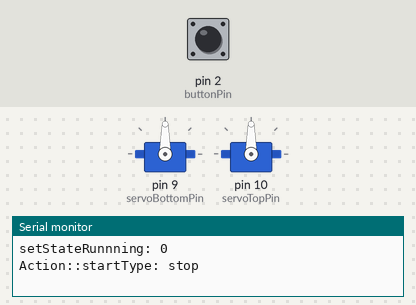
A sketch run on a simulated Arduino Uno, built with avr-gcc and run on an emulated ATmega328P. Shown: 2 × servo, the last lines printed to the serial monitor. The test bench sets the inputs (shaded band); at power-on: pin 2 (buttonPin) LOW. Random numbers use the default seed unless the sketch sets one.

Above: at 1.2 s.
1.3 s: pin 2 (buttonPin) pulled HIGH for 0.15 s
At 5.2 s:
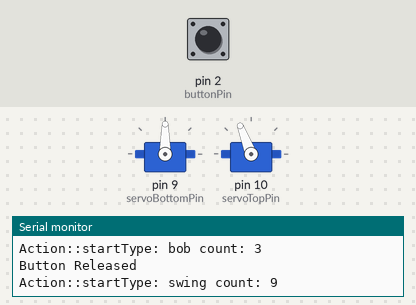
At 13.3 s:
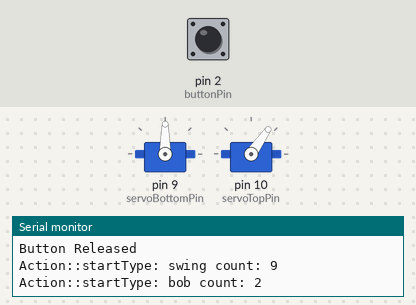
Timing chart, 0 to 23.9 s (numbered marks = the images above; inputs shaded):
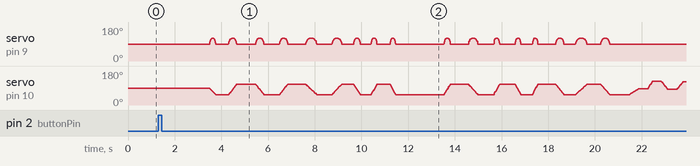

The sketch:

cat_toy.ino
```cpp
#include "servomanager.h"
#include "random.h"
#include "action.h"

enum StateRunning
{
  stopped,
  running,
};

const int buttonPin = 2;
const int servoBottomPin = 9;
const int servoTopPin = 10;

// 0-180 for servo (exclusive)
const int bottomServoMinAngle = 90;
const int bottomServoMaxAngle = 120;
const int topServoMinAngle = 55;
const int topServoMaxAngle = 180 - topServoMinAngle;

// Shutdown timer
const float shutdownTimerMaxS = 30 * 60; // 30 minutes
const float buttonPressShutdownTimerS = 5;

StateRunning stateRunning;
ServoManager servoBottom;
ServoManager servoTop;
Action action;
bool buttonPressed;
bool buttonPressStartedWhileRunning;
float buttonPressTimer;
int lastTime;
float shutdownTimer;

void setup()
{
  Serial.begin(9600);
  pinMode(buttonPin, INPUT);
  randomSeed(analogRead(0));
  servoBottom.init(servoBottomPin, bottomServoMinAngle, bottomServoMaxAngle);
  servoTop.init(servoTopPin, topServoMinAngle, topServoMaxAngle);
  action.init(&servoBottom, &servoTop);
  setStateRunning(StateRunning::stopped);
}

void loop()
{
  int currentTime = millis();
  int change = currentTime - lastTime;
  lastTime = currentTime;

  if (change > 0)
  {
    float dt = (float)change / 1000.0;
    update(dt);
  }
}

void update(float dt)
{
  // Test input
  testButtonInput(dt);

  switch (stateRunning)
  {
  case StateRunning::running:
    shutdownTimer -= dt;
    if (shutdownTimer < 0)
    {
      setStateRunning(StateRunning::stopped);
    }
    action.update(dt);
    break;
  }

  servoBottom.update(dt);
  servoTop.update(dt);
}

void setStateRunning(StateRunning newState)
{
  Serial.print("setStateRunnning: ");
  Serial.println(newState);

  stateRunning = newState;
  switch (stateRunning)
  {
  case StateRunning::stopped:
    action.stop();
    break;
  case StateRunning::running:
    shutdownTimer = shutdownTimerMaxS;
    action.start();
    break;
  }
}

void testButtonInput(float dt)
{
  bool lastButton = buttonPressed;
  buttonPressed = digitalRead(buttonPin);
  bool buttonFresh = buttonPressed && !lastButton;
  bool buttonReleased = !buttonPressed && lastButton;

  if (buttonFresh)
  {
    Serial.println("Button Pressed");
  }

  if (buttonReleased)
  {
    Serial.println("Button Released");
    // Clear this flag
    buttonPressStartedWhileRunning = false;
    buttonPressTimer = 0;
  }

  if (buttonPressed)
  {
    buttonPressTimer += dt;
  }

  switch (stateRunning)
  {
  case StateRunning::stopped:
    if (buttonFresh)
    {
      setStateRunning(StateRunning::running);
    }
    break;
  case StateRunning::running:
    if (buttonFresh)
    {
      buttonPressStartedWhileRunning = true;
    }
    if (buttonPressed &&
        buttonPressStartedWhileRunning &&
        buttonPressTimer >= buttonPressShutdownTimerS)
    {
      Serial.println("Shutdown button held for long period.");
      setStateRunning(StateRunning::stopped);
    }
    break;
  }
}
```

action.cpp
```cpp
#include <Arduino.h>
#include "action.h"
#include "random.h"

// Action constants

// Uncomment this to build with more detailed logging
// #define LOG

// Uncomment this to test a specific action type repeatedly
// #define OVERRIDE

#ifdef OVERRIDE
// Debug test a specific mode
const ActionType overrideType = ActionType::wiggle;
#endif

// Pause
const float pauseDelayMinS = 1;
const float pauseDelayMaxS = 7;

// Bob
const int bobCountMin = 2;
const int bobCountMax = 5;
const float bobRateMinS = 0.3;
const float bobRateMaxS = 0.5;
const float bobDelayMinS = 0.2;
const float bobDelayMaxS = 0.4;

// Swing
const int swingCountMin = 3;
const int swingCountMax = 17;
const float swingRateMinS = 0.2;
const float swingRateMaxS = 0.5;
const float swingDelayMinS = 0.45;
const float swingDelayMaxS = 0.85;

// Swish
const int swishCountMin = 3;
const int swishCountMax = 17;
const float swishRangeMin = 0.4;
const float swishRangeMax = 0.8;
const float swishRateMinS = 0.15;
const float swishRateMaxS = 0.5;
const float swishDelayMinS = 0.1;
const float swishDelayMaxS = 0.4;

// Wiggle
const int wiggleCountMin = 6;
const int wiggleCountMax = 29;
const float wiggleSwingRangeMin = 0.05;
const float wiggleSwingRangeMax = 0.2;
const float wiggleSwingRate = 0.1;

void Action::init(ServoManager *bottom, ServoManager *top)
{
  servoBottom = bottom;
  servoTop = top;
}

void Action::update(float dt)
{
  timer -= dt;
  switch (actionType)
  {
  case ActionType::pause:
    break;
  case ActionType::bob:
    bobServos();
    break;
  case ActionType::swing:
    swingServos();
    break;
  case ActionType::swish:
    swishServos();
    break;
  case ActionType::wiggle:
    wiggleServos();
    break;
  }

  // Finished this action
  if (timer <= 0 && count <= 0)
  {
    pickNewType();
  }
}

void Action::start()
{
  pickNewType();
}

void Action::stop()
{
  setType(ActionType::stop);
}

void Action::fillRandom(ActionType type, int count)
{
  int max = randomActionLength + count;
  for (int i = randomActionLength; i < max; i++)
  {
    randomActionArray[i] = type;
  }
  randomActionLength = max;
}

void Action::pickNewType()
{
#ifdef OVERRIDE
  // Debug override testing
  if (actionType == overrideType)
  {
    setType(ActionType::pause);
  }
  else
  {
    setType(overrideType);
  }
#else
  // Normal random picking
  ActionType newActionType = randomType();
  setType(newActionType);
#endif
}

void Action::setType(ActionType type)
{
  Serial.print("Action::startType: ");
  actionType = type;

  switch (actionType)
  {
  case ActionType::pause:
    count = -1;
    timer = Random::randomFloatRange(pauseDelayMinS, pauseDelayMaxS);
    Serial.print("pause time: ");
    Serial.println(timer);
    break;
  case ActionType::bob:
    count = Random::randomInt(bobCountMin, bobCountMax);
    timer = -1;
    Serial.print("bob count: ");
    Serial.println(count);
    break;
  case ActionType::swing:
    count = Random::randomInt(swingCountMin, swingCountMax);
    timer = -1;
    Serial.print("swing count: ");
    Serial.println(count);
    break;
  case ActionType::swish:
    count = Random::randomInt(swishCountMin, swishCountMax);
    timer = -1;
    Serial.print("swish count: ");
    Serial.println(count);
    break;
  case ActionType::wiggle:
    count = Random::randomInt(wiggleCountMin, wiggleCountMax);
    timer = -1;
    Serial.print("wiggle count: ");
    Serial.println(count);
  case ActionType::stop:
    Serial.println("stop");
    servoBottom->setAngle(0, 0, TweenType::linear);
    servoTop->setAngle(.5, 0, TweenType::linear);
    break;
  }
}

ActionType Action::randomType()
{
  randomActionLength = 0;
  switch (actionType)
  {
  case ActionType::stop:
  case ActionType::pause:
    fillRandom(ActionType::bob, 1);
    fillRandom(ActionType::swing, 1);
    fillRandom(ActionType::swish, 1);
    fillRandom(ActionType::wiggle, 1);
    break;
  case ActionType::bob:
    fillRandom(ActionType::pause, 1);
    fillRandom(ActionType::swing, 3);
    fillRandom(ActionType::swish, 3);
    fillRandom(ActionType::wiggle, 1);
    break;
  case ActionType::swing:
    fillRandom(ActionType::pause, 1);
    fillRandom(ActionType::bob, 3);
    fillRandom(ActionType::swish, 3);
    fillRandom(ActionType::wiggle, 1);
    break;
  case ActionType::swish:
    fillRandom(ActionType::pause, 1);
    fillRandom(ActionType::bob, 3);
    fillRandom(ActionType::swing, 3);
    fillRandom(ActionType::wiggle, 1);
    break;
  case ActionType::wiggle:
    fillRandom(ActionType::pause, 1);
    break;
  }

  int random = Random::randomInt(0, randomActionLength);
  return randomActionArray[random];
}

float Action::pickNewRangeForTopServo(float minRange, float maxRange)
{
  // Pick new range at a distance from current angle
  float currentAngleNormalized = servoTop->getAngleNormalized();
  float change = Random::randomFloatRange(minRange, maxRange);

  // Send it in the other direction from the half of the range we're in
  float newAngle;
  if (currentAngleNormalized >= 0.5)
  {
    newAngle = currentAngleNormalized - change;
  }
  else
  {
    newAngle = currentAngleNormalized + change;
  }

  // Clamp the angle
  if (newAngle < 0)
  {
    newAngle = 0;
  }
  else if (newAngle > 1)
  {
    newAngle = 1;
  }

#ifdef LOG
  Serial.print("Current: ");
  Serial.print(currentAngleNormalized);
  Serial.print(" change: ");
  Serial.print(change);
  Serial.print(" new: ");
  Serial.println(newAngle);
#endif

  return newAngle;
}

void Action::bobServos()
{
  if (timer > 0 || count <= 0)
  {
    return;
  }

  count--;

  float bobTime = Random::randomFloatRange(bobRateMinS, bobRateMaxS);
  float thirdTime = thirdTime / 3.0;

  servoBottom->setAngle(1, thirdTime, TweenType::out);
  servoBottom->queueAngle(thirdTime, 0, thirdTime, TweenType::in);

  timer = bobTime + Random::randomFloatRange(bobDelayMinS, bobDelayMaxS);

#ifdef LOG
  Serial.print("Bobs remaining: ");
  Serial.print(count);
  Serial.print(" time: ");
  Serial.println(timer);
#endif
}

void Action::swingServos()
{
  if (timer > 0 || count <= 0)
  {
    return;
  }

  count--;

  float swingTime = Random::randomFloatRange(swingRateMinS, swingRateMaxS);
  float thirdTime = swingTime / 3.0;
  float newAngle = pickNewRangeForTopServo(swishRangeMax, swishRangeMax);

  servoBottom->setAngle(1, thirdTime, TweenType::out);
  servoBottom->queueAngle(thirdTime, 0, thirdTime, TweenType::in);
  servoTop->setAngle(newAngle, swingTime, TweenType::linear);

  timer = swingTime + Random::randomFloatRange(swingDelayMinS, swingDelayMaxS);

#ifdef LOG
  Serial.print("Swing remaining: ");
  Serial.print(count);
  Serial.print(" time: ");
  Serial.println(timer);
#endif
}

void Action::swishServos()
{
  if (timer > 0 || count <= 0)
  {
    return;
  }

  count--;

  float swishTime = Random::randomFloatRange(swishRateMinS, swishRateMaxS);
  float newAngle = pickNewRangeForTopServo(swishRangeMin, swishRangeMax);

  // Assign the angle
  servoTop->setAngle(newAngle, swishTime, TweenType::linear);

  timer = swishTime + Random::randomFloatRange(swishDelayMaxS, swishDelayMaxS);

#ifdef LOG
  Serial.print("Swish remaining: ");
  Serial.print(count);
  Serial.print(" time: ");
  Serial.print(timer);
  Serial.print(" angle: ");
  Serial.println(newAngle);
#endif
}

void Action::wiggleServos()
{
  if (timer > 0 || count <= 0)
  {
    return;
  }

  count--;

  float time = wiggleSwingRate * 2;
  float thirdTime = time / 3.0;

  float newAngle = pickNewRangeForTopServo(wiggleSwingRangeMin, wiggleSwingRangeMax);
  servoTop->setAngle(newAngle, time, TweenType::linear);

  float randomTopAngle = Random::randomFloatRange(wiggleSwingRangeMin, wiggleSwingRangeMax);
  servoBottom->setAngle(randomTopAngle, thirdTime, TweenType::out);
  servoBottom->queueAngle(thirdTime, 0, thirdTime, TweenType::in);
  timer = time + wiggleSwingRate;

#ifdef LOG
  Serial.print("Wiggle remaining: ");
  Serial.print(count);
  Serial.print(" time: ");
  Serial.print(timer);
  Serial.print(" angle: ");
  Serial.println(newAngle);
#endif
}
```

action.h
```cpp
#ifndef action_h
#define action_h

#include "servomanager.h"

enum ActionType
{
  pause,  // Wait, do nothing
  bob,    // Sit in place, bobbing up and down a number of times
  swing,  // Normal swing + bob
  swish,  // Swish rapidly back and forth several times
  wiggle, // Small movements in place

  stop, // Stopped - keep this last to pick new enum
};

class Action
{
public:
  void init(ServoManager *bottom, ServoManager *top);
  void update(float dt);
  void start();
  void stop();

private:
  void pickNewType();
  void setType(ActionType type);
  void fillRandom(ActionType type, int count);
  ActionType randomType();
  float pickNewRangeForTopServo(float minRange, float maxRange);

  void bobServos();
  void swingServos();
  void swishServos();
  void wiggleServos();

  ServoManager *servoBottom;
  ServoManager *servoTop;
  ActionType actionType;
  int count = -1;
  float timer = -1;
  int randomActionLength;
  ActionType randomActionArray[ActionType::stop * 3]; // 3x the max number of types
};

#endif //action_h
```

random.cpp
```cpp
#include <Arduino.h>
#include "random.h"

int Random::randomInt(int min, int max)
{
  return random(min, max);
}

float Random::randomFloat()
{
  return random(0, 10001) / 10000.0;
}

float Random::randomFloatRange(float min, float max)
{
  float rand = randomFloat() * (max - min);
  return min + rand;
}
```

random.h
```cpp
#ifndef random_h
#define random_h

class Random
{
public:
  static int randomInt(int min, int max); // Exclusive
  static float randomFloat();
  static float randomFloatRange(float min, float max); // Inclusive
};

#endif //random_h
```

servomanager.cpp
```cpp
#include <Arduino.h>
#include "servomanager.h"

void ServoManager::init(int pin, int min, int max)
{
  servo.attach(pin);
  this->min = min;
  this->max = max;
  range = max - min;
  mid = max / 2;
  angle = mid;
  setAngle(0.5, 0, TweenType::linear);
}

void ServoManager::update(float dt)
{
  angle = tween.update(dt);
  servo.write(angle);

  // Run second half of change, if we have a queue
  if (!tween.isRunning() && queuedAngle >= 0)
  {
    queuedDelay -= dt;
    if (queuedDelay < 0)
    {
      setAngle(queuedAngle, queuedDuration, queuedTween);
    }
  }
}

void ServoManager::setAngle(float normalized, float duration, TweenType type)
{
  destinationAngleNormalized = normalized;
  float newAngle = min + range * normalized;
  tween.tween(angle, newAngle, duration, type);
  queuedAngle = -1; // Clear any queue
}

void ServoManager::queueAngle(float delay, float normalized, float duration, TweenType type)
{
  queuedDelay = delay;
  queuedAngle = normalized;
  queuedDuration = duration;
  queuedTween = type;
}

bool ServoManager::isRunning()
{
  return tween.isRunning();
}

float ServoManager::getAngleNormalized()
{
  return destinationAngleNormalized;
}
```

servomanager.h
```cpp
#ifndef servomanager_h
#define servomanager_h

#include <Servo.h>
#include "tween.h"

class ServoManager
{
public:
  void init(int pin, int min, int max);
  void update(float dt);
  void setAngle(float normalized, float duration, TweenType type);
  void queueAngle(float delay, float normalized, float duration, TweenType type);
  bool isRunning();
  float getAngleNormalized();

private:
  Servo servo;
  Tween tween;
  float angle;
  float destinationAngleNormalized;
  float queuedDelay;
  float queuedAngle;
  float queuedDuration;
  TweenType queuedTween;
  int min;
  int max;
  int mid;
  int range;
};

#endif //servomanager_h
```

tween.cpp
```cpp
#include "tween.h"
#include <Arduino.h>

void Tween::tween(float from, float to, float duration, TweenType type)
{
  this->type = type;
  timer = 0;
  if (duration <= 0)
  {
    duration = 1;
    timer = 1;
  }
  this->duration = duration;
  this->from = from;
  change = to - from;
}

float Tween::update(float dt)
{
  timer += dt;

  float clampedTime = timer;
  if (clampedTime < 0)
  {
    clampedTime = 0;
  }
  if (clampedTime > duration)
  {
    clampedTime = duration;
  }

  switch (type)
  {
  case TweenType::linear:
    return lerp(clampedTime, from, change, duration);
  case TweenType::out:
    return easeOut(clampedTime, from, change, duration);
  case TweenType::in:
    return easeIn(clampedTime, from, change, duration);
  }

  return lerp(clampedTime, from, change, duration);
}

bool Tween::isRunning()
{
  return timer < duration;
}

float Tween::lerp(float t, float b, float c, float d)
{
  return c * t / d + b;
}

float Tween::easeOut(float t, float b, float c, float d)
{
  return -c * (t /= d) * (t - 2) + b;
}

float Tween::easeIn(float t, float b, float c, float d)
{
  return c * (t /= d) * t + b;
}
```

tween.h
```cpp
#ifndef tween_h
#define tween_h

enum TweenType
{
  linear,
  out,
  in,
};

class Tween
{
public:
  void tween(float from, float to, float duration, TweenType type);
  float update(float dt);
  bool isRunning();

private:
  float lerp(float t, float b, float c, float d);
  float easeIn(float t, float b, float c, float d);
  float easeOut(float t, float b, float c, float d);

  TweenType type;
  float from;
  float change;
  float duration = 1;
  float timer = 1;
};

#endif //tween_h
```
